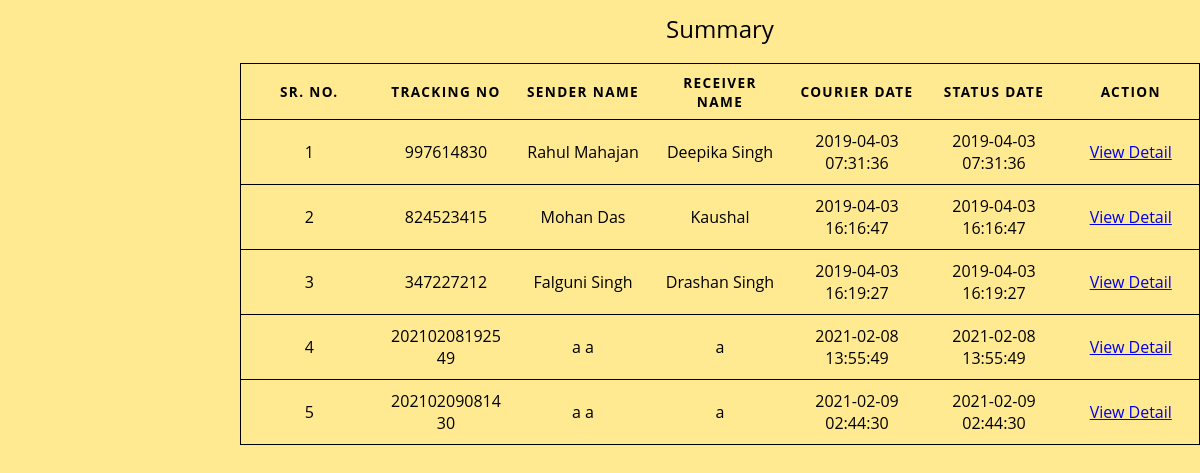
Screenshot of /viewAll.php?status=rqtpickup with the database file from the repository.
### tables this page shows
CREATE TABLE `tblcourier` (
  `ID` int(11) NOT NULL,
  `RefNumber` varchar(120) DEFAULT NULL,
  `cid` int(11) NOT NULL DEFAULT 0,
  `SenderBranch` varchar(120) DEFAULT NULL,
  `SenderName` varchar(120) DEFAULT NULL,
  `SenderContactnumber` bigint(11) DEFAULT NULL,
  `SenderAddress` varchar(120) DEFAULT NULL,
  `SenderCity` varchar(120) DEFAULT NULL,
  `SenderState` varchar(120) DEFAULT NULL,
  `SenderPincode` varchar(120) DEFAULT NULL,
  `SenderCountry` varchar(120) DEFAULT NULL,
  `RecipientName` varchar(120) DEFAULT NULL,
  `RecipientContactnumber` bigint(11) DEFAULT NULL,
  `RecipientAddress` varchar(120) DEFAULT NULL,
  `RecipientCity` varchar(120) DEFAULT NULL,
  `RecipientState` varchar(120) DEFAULT NULL,
  `RecipientPincode` varchar(120) DEFAULT NULL,
  `RecipientCountry` varchar(120) DEFAULT NULL,
  `CourierDes` varchar(250) DEFAULT NULL,
  `ParcelWeight` varchar(120) DEFAULT NULL,
  `ParcelDimensionlen` varchar(120) DEFAULT NULL,
  `ParcelDimensionwidth` varchar(120) DEFAULT NULL,
  `ParcelDimensionheight` varchar(120) DEFAULT NULL,
  `ParcelPrice` varchar(120) DEFAULT NULL,
  `Status` varchar(120) DEFAULT NULL,
  `payment` tinyint(1) NOT NULL DEFAULT 0,
  `staffName` varchar(20) DEFAULT NULL,
  `CourierDate` timestamp NOT NULL DEFAULT current_timestamp(),
  `statusdate` timestamp NULL DEFAULT NULL
);

### viewAll.php (the view, shortened to what this page needs)
<?php
include('../includes/dbconnection.php');
?>
<html lang="en">
<head>
    <link href="./css/table.css" rel="stylesheet">
    <link href="./css/header.css" rel="stylesheet"/>
</head>
<body>
<table>
  <caption> Summary</caption>
  <thead>
    <tr>
    <th scope="col">SR. NO.</th>
      <th scope="col">Tracking No</th>
      <th scope="col">Sender Name</th>
      <th scope="col">Receiver Name</th>
      <th scope="col">Courier Date</th>
      <th scope="col">Status Date</th>
      <th scope="col">Action</th>
    </tr>
  </thead>
  <tbody><?php
  $ret=mysqli_query($con,"SELECT * FROM tblcourier  where Status='".$_GET["status"]."'");
  $num=mysqli_num_rows($ret);
  if($num >0){
    $count=0;
  while ($row=mysqli_fetch_array($ret)) {
    $count++;
  ?>
    <tr>
      <td scope="row" data-label="SR. NO."><?php echo $count;?></td>
      <td data-label="Tracking No"><?php echo $row["RefNumber"];?></td>
      <td data-label="Sender Name"><?php echo $row["SenderName"];?></td>
      <td data-label="Receiver Name"><?php echo $row["RecipientName"];?></td>
      <td data-label="Courier Date"><?php echo $row["CourierDate"];?></td>
      <td data-label="Status Date"><?php echo $row["statusdate"];?></td>
      <td data-label="Action"> <?php echo '<a href="./view.php?track='.$row["RefNumber"].'">View Detail</a>';?></td>
    </tr>
    <?php
}}
?>
  </tbody>
</table>
</body>
</html>

### admin/css/table.css (style rules this page uses)
body { font-family: "Open Sans", sans-serif; line-height: 1.25; }
table { color:black; background: transparent; border: 1px solid #ccc; border-collapse: collapse; margin: 0; padding: 0; width: 100%; table-layout: fixed; }
table caption { font-size: 1.5em; margin: .5em 0 .75em; }
table tr { border: 1px solid rgb(0, 0, 0); padding: .35em; }
table th, table td { padding: .625em; text-align: center; overflow-wrap: break-word; }
table th { font-size: .85em; letter-spacing: .1em; text-transform: uppercase; }

### admin/css/header.css (style rules this page uses)
body { background: #ffea92; margin: 0; font-family: "Open Sans", Helvetica Neue, Helvetica, Arial, sans-serif; color: #fff; padding-left: 240px; }

### rows the page displays
tblcourier: RefNumber "997614830", SenderName "Rahul Mahajan", RecipientName "Deepika Singh", CourierDate "2019-04-03 07:31:36", statusdate "2019-04-03 07:31:36"
tblcourier: RefNumber "824523415", SenderName "Mohan Das", RecipientName "Kaushal", CourierDate "2019-04-03 16:16:47", statusdate "2019-04-03 16:16:47"
tblcourier: RefNumber "347227212", SenderName "Falguni Singh", RecipientName "Drashan Singh", CourierDate "2019-04-03 16:19:27", statusdate "2019-04-03 16:19:27"
tblcourier: RefNumber "20210208192549", SenderName "a a", RecipientName "a", CourierDate "2021-02-08 13:55:49", statusdate "2021-02-08 13:55:49"
tblcourier: RefNumber "20210209081430", SenderName "a a", RecipientName "a", CourierDate "2021-02-09 02:44:30", statusdate "2021-02-09 02:44:30"
